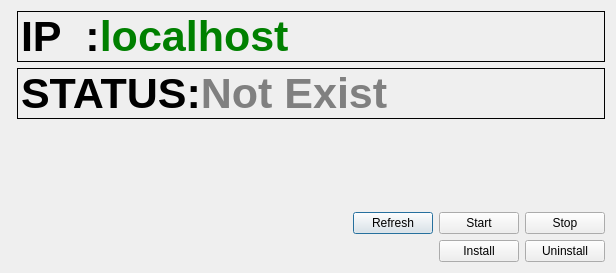
<?xml version="1.0" encoding="UTF-8"?>
<ui version="4.0">
 <class>MainWindow</class>
 <widget class="QDialog" name="MainWindow">
  <property name="geometry">
   <rect>
    <x>0</x>
    <y>0</y>
    <width>616</width>
    <height>273</height>
   </rect>
  </property>
  <property name="windowTitle">
   <string>RegBook Server</string>
  </property>
  <property name="windowIcon">
   <iconset resource="../resouce.qrc">
    <normaloff>:/images/badge.svg</normaloff>:/images/badge.svg</iconset>
  </property>
  <layout class="QVBoxLayout" name="verticalLayout">
   <item>
    <layout class="QFormLayout" name="formLayout">
     <item row="0" column="1">
      <widget class="QLabel" name="label_ip">
       <property name="frameShape">
        <enum>QFrame::Box</enum>
       </property>
       <property name="text">
        <string>&lt;span style=&quot;font-size:32pt;font-weight: bold;color:black;&quot;&gt;IP&amp;nbsp;&amp;nbsp;:&lt;/span&gt;&lt;span style=&quot;font-size:32pt;font-weight: bold;color:green;&quot;&gt;localhost&lt;/span&gt;</string>
       </property>
      </widget>
     </item>
     <item row="1" column="1">
      <widget class="QLabel" name="label_status">
       <property name="frameShape">
        <enum>QFrame::Box</enum>
       </property>
       <property name="text">
        <string>&lt;span style=&quot;font-size:32pt;font-weight: bold;color:black;&quot;&gt;STATUS:&lt;/span&gt;&lt;span style=&quot;font-size:32pt;font-weight: bold;color:grey;&quot;&gt;Not Exist&lt;/span&gt;</string>
       </property>
      </widget>
     </item>
     <item row="2" column="1">
      <spacer name="verticalSpacer">
       <property name="orientation">
        <enum>Qt::Vertical</enum>
       </property>
       <property name="sizeHint" stdset="0">
        <size>
         <width>20</width>
         <height>40</height>
        </size>
       </property>
      </spacer>
     </item>
    </layout>
   </item>
   <item>
    <layout class="QHBoxLayout" name="horizontalLayout">
     <item>
      <spacer name="horizontalSpacer_2">
       <property name="orientation">
        <enum>Qt::Horizontal</enum>
       </property>
       <property name="sizeHint" stdset="0">
        <size>
         <width>40</width>
         <height>20</height>
        </size>
       </property>
      </spacer>
     </item>
     <item>
      <widget class="QPushButton" name="btn_refresh">
       <property name="text">
        <string>Refresh</string>
       </property>
      </widget>
     </item>
     <item>
      <widget class="QPushButton" name="btn_start">
       <property name="text">
        <string>Start</string>
       </property>
      </widget>
     </item>
     <item>
      <widget class="QPushButton" name="btn_stop">
       <property name="text">
        <string>Stop</string>
       </property>
      </widget>
     </item>
    </layout>
   </item>
   <item>
    <layout class="QHBoxLayout" name="horizontalLayout_2">
     <item>
      <spacer name="horizontalSpacer">
       <property name="orientation">
        <enum>Qt::Horizontal</enum>
       </property>
       <property name="sizeHint" stdset="0">
        <size>
         <width>40</width>
         <height>20</height>
        </size>
       </property>
      </spacer>
     </item>
     <item>
      <widget class="QPushButton" name="btn_install">
       <property name="text">
        <string>Install</string>
       </property>
      </widget>
     </item>
     <item>
      <widget class="QPushButton" name="btn_uninstall">
       <property name="text">
        <string>Uninstall</string>
       </property>
      </widget>
     </item>
    </layout>
   </item>
  </layout>
 </widget>
 <resources>
  <include location="../resouce.qrc"/>
 </resources>
 <connections/>
</ui>
